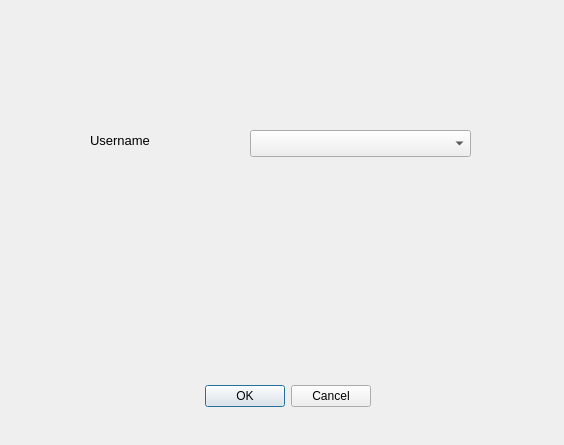
<?xml version="1.0" encoding="UTF-8"?>
<ui version="4.0">
 <class>StraboSpotDialogBase</class>
 <widget class="QDialog" name="StraboSpotDialogBase">
  <property name="geometry">
   <rect>
    <x>0</x>
    <y>0</y>
    <width>564</width>
    <height>445</height>
   </rect>
  </property>
  <property name="windowTitle">
   <string>StraboSpot</string>
  </property>
  <widget class="QDialogButtonBox" name="button_box">
   <property name="geometry">
    <rect>
     <x>30</x>
     <y>380</y>
     <width>341</width>
     <height>32</height>
    </rect>
   </property>
   <property name="orientation">
    <enum>Qt::Horizontal</enum>
   </property>
   <property name="standardButtons">
    <set>QDialogButtonBox::Cancel|QDialogButtonBox::Ok</set>
   </property>
  </widget>
  <widget class="QLabel" name="label">
   <property name="geometry">
    <rect>
     <x>90</x>
     <y>130</y>
     <width>91</width>
     <height>21</height>
    </rect>
   </property>
   <property name="font">
    <font>
     <pointsize>10</pointsize>
    </font>
   </property>
   <property name="text">
    <string>Username</string>
   </property>
  </widget>
  <widget class="QComboBox" name="comboBox">
   <property name="geometry">
    <rect>
     <x>250</x>
     <y>130</y>
     <width>221</width>
     <height>27</height>
    </rect>
   </property>
  </widget>
 </widget>
 <resources/>
 <connections>
  <connection>
   <sender>button_box</sender>
   <signal>accepted()</signal>
   <receiver>StraboSpotDialogBase</receiver>
   <slot>accept()</slot>
   <hints>
    <hint type="sourcelabel">
     <x>20</x>
     <y>20</y>
    </hint>
    <hint type="destinationlabel">
     <x>20</x>
     <y>20</y>
    </hint>
   </hints>
  </connection>
  <connection>
   <sender>button_box</sender>
   <signal>rejected()</signal>
   <receiver>StraboSpotDialogBase</receiver>
   <slot>reject()</slot>
   <hints>
    <hint type="sourcelabel">
     <x>20</x>
     <y>20</y>
    </hint>
    <hint type="destinationlabel">
     <x>20</x>
     <y>20</y>
    </hint>
   </hints>
  </connection>
 </connections>
</ui>
